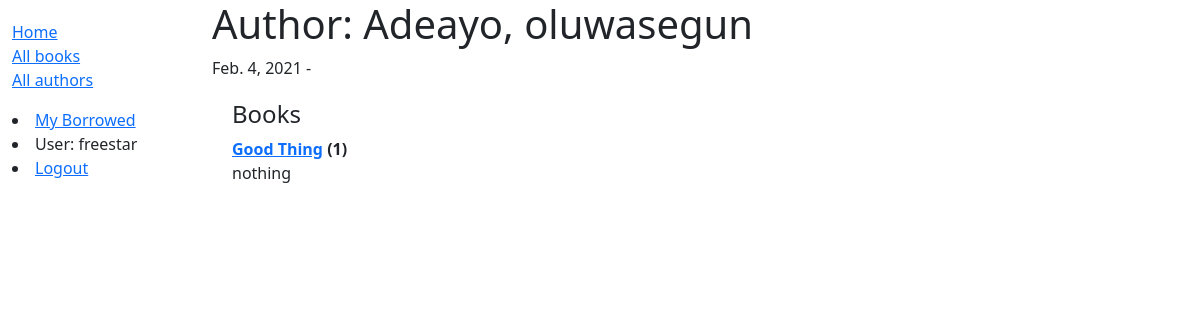
The page /catalog/author/1 (signed in) on the database its author committed.
### catalog/models.py (models this page shows, shortened)
class Author(models.Model):
    first_name = models.CharField(max_length=100)
    last_name = models.CharField(max_length=100)
    date_of_birth = models.DateField(null=True, blank=True)
    date_of_death = models.DateField('Died', null=True, blank=True)
    def __str__(self):
        return f'{self.last_name}, {self.first_name}'
    class Meta:
        ordering = ['last_name']

class Book(models.Model):
    title = models.CharField(max_length=200)
    author = models.ForeignKey('Author', on_delete=models.SET_NULL, null=True)
    summary = models.TextField(max_length=1000, help_text="Enter a brief description of the book")
    isbn = models.CharField('ISBN', max_length=13,
                            unique=True,
                            help_text='13 Character <a href="https://www.isbn-international.org/content/what-isbn'
                                      '">ISBN number</a>')
    genre = models.ManyToManyField(Genre, help_text="Select a genre for this book")
    language = models.ForeignKey('Language', on_delete=models.SET_NULL, null=True)
    class Meta:
        ordering = ['title', 'author']
    def display_genre(self):
        """Creates a string for the Genre. This is required to display genre in Admin."""
        return ', '.join([genre.name for genre in self.genre.all()[:3]])
    display_genre.short_description = 'Genre'
    def __str__(self):
        return self.title

### catalog/views.py (the view)
class AuthorDetailView(generic.DetailView):
    model = Author

### catalog/templates/catalog/author_detail.html
{% extends "base_generic.html" %}
{% block content %}
<h1>Author: {{ author }} </h1>
<p>{{author.date_of_birth}} - {% if author.date_of_death %}{{author.date_of_death}}{% endif %}</p>
<div style="margin-left:20px;margin-top:20px">
<h4>Books</h4>
<dl>
{% for book in author.book_set.all %}
  <dt><a href="{% url 'book-detail' book.pk %}">{{book}}</a> ({{book.bookinstance_set.all.count}})</dt>
  <dd>{{book.summary}}</dd>
{% endfor %}
</dl>
</div>
{% endblock %}

### catalog/templates/base_generic.html (shortened to what this page needs)
<!DOCTYPE html>
<html lang="en">
<head>
  <link href="https://cdn.jsdelivr.net/npm/bootstrap@5.1.3/dist/css/bootstrap.min.css" rel="stylesheet">
  {% load static %}
  <link rel="stylesheet" href="{% static 'css/styles.css' %}">
</head>
<body>
  <div class="container-fluid">
    <div class="row">
      <div class="col-sm-2">
      {% block sidebar %}
        <ul class="sidebar-nav">
          <li><a href="{% url 'index' %}">Home</a></li>
          <li><a href="{% url 'books' %}">All books</a></li>
          <li><a href="{% url 'authors' %}">All authors</a></li>
        </ul>
            {% if user.is_authenticated %}
                <li><a href="{% url 'my-borrowed' %}">My Borrowed</a></li>
                <li>User: {{ user.get_username }}</li>
                <li><a href="{% url 'logout' %}?next={{ request.path }}">Logout</a></li>
            {% else %}
                <li><a href="{% url 'login' %}?next={{ request.path }}">Login</a></li>
            {% endif %}
     {% endblock %}
      </div>
      <div class="col-sm-10 ">
        {% block content %}{% endblock %}
    </div>
    </div>
  </div>
</body>
</html>

### catalog/static/css/styles.css (style rules this page uses)
.sidebar-nav { margin-top: 20px; padding: 0; list-style: none; }

### rows shown on the page
Author: date_of_birth "Feb. 4, 2021"
Book: title "Good Thing", bookinstance_set.all.count "1", summary "nothing"

### other values the page prints
{{ user.get_username }} "freestar"
